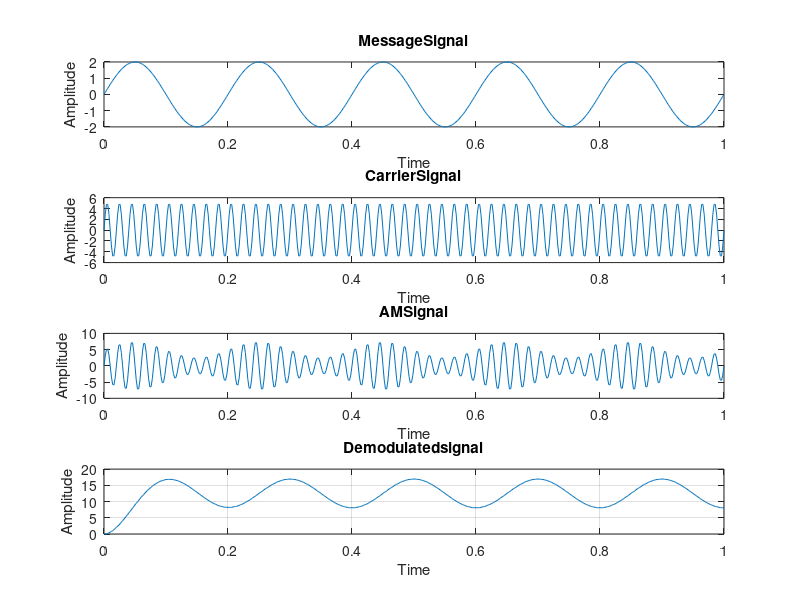
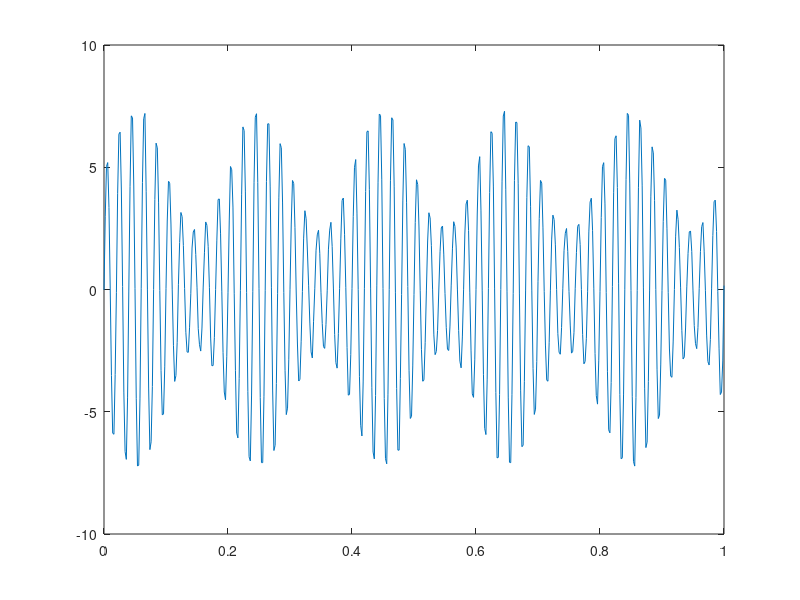
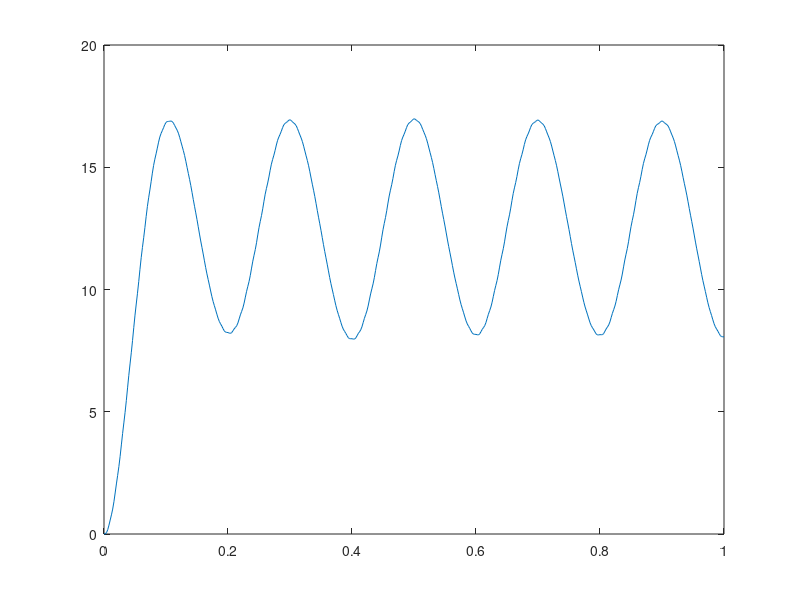
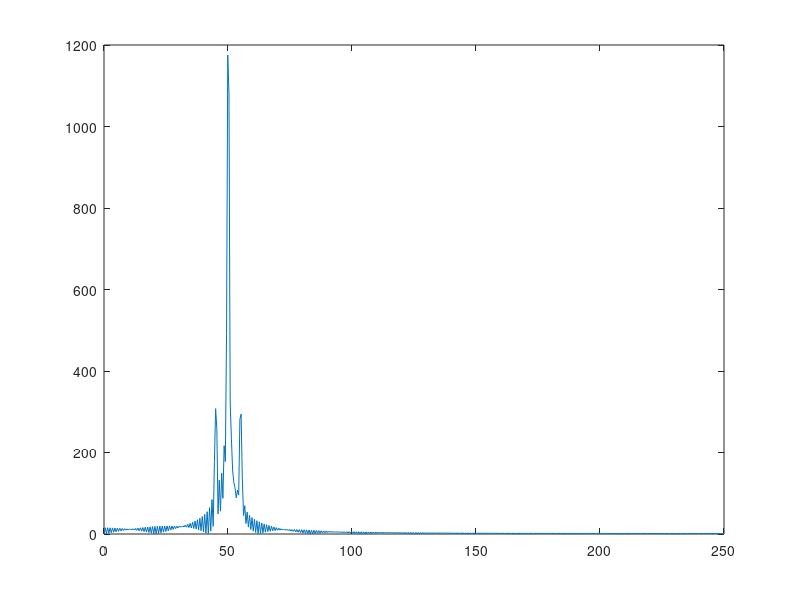

The MATLAB source for these figures, in order:
clc;
clear all;
close all;
Am=2;Ac=5;fm=5;fc=50;
fs=10*fc;
mi=0.5;t=0:1/fs:1;
Sm=Am*sin(2*pi*fm*t);
subplot(4,1,1);
plot(t,Sm);
xlabel('Time'); ylabel('Amplitude'); title('MessageSignal'); 
Sc=Ac*sin(2*pi*fc*t); subplot(4,1,2);
plot(t,Sc);
xlabel('Time'); ylabel('Amplitude'); title('CarrierSignal');
Sam=Ac*(1+mi*sin(2*pi*fm*t)).*sin(2*pi*fc*t); subplot(4,1,3);
plot(t,Sam);xlabel('Time'); ylabel('Amplitude'); title('AMSignal'); 
v1=Sam.*Sc;
[b,a]=butter(2,2*(fm/fs),'low'); 
Sde = filter(b,a,v1); subplot(4,1,4);plot(t,Sde);xlabel('Time'); ylabel('Amplitude'); title('Demodulatedsignal'); 
grid on;
N_pt=1024;
AMN=awgn(Sam,20);
figure
plot(t,AMN);
Snde=filter(b,a,(AMN.*Sc));
figure
plot(t,Snde);
SFM=fft(Sam,N_pt); 
figure
plot((fs./2)*linspace(0,1,N_pt./2),abs(SFM(1:N_pt./2)));
